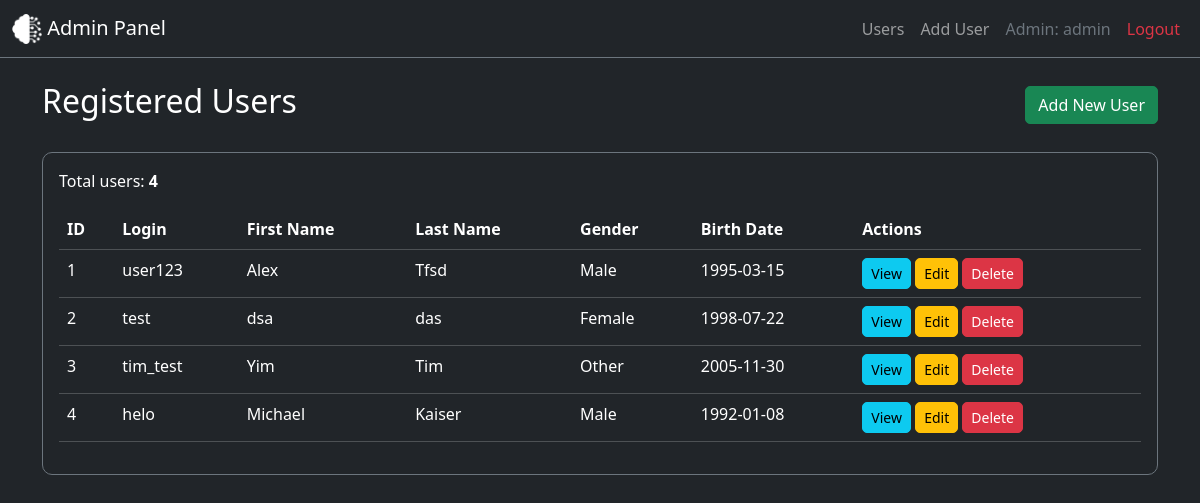
The app's page /index.php (signed in) with its own data.
### tables this page shows
CREATE TABLE `users` (
  `id` int NOT NULL,
  `login` varchar(50) NOT NULL,
  `password` varchar(255) NOT NULL,
  `first_name` varchar(100) NOT NULL,
  `last_name` varchar(100) NOT NULL,
  `gender` enum('male','female','other') NOT NULL,
  `birth_date` date NOT NULL,
  `created_at` timestamp NULL DEFAULT CURRENT_TIMESTAMP
);

### index.php (the view, shortened to what this page needs)
<?php
require_once('config.php');
$page = isset($_GET['page']) ? (int)$_GET['page'] : 1;
$limit = 10;
$offset = ($page - 1) * $limit;
$sort = isset($_GET['sort']) ? $_GET['sort'] : 'id';
$order = isset($_GET['order']) ? $_GET['order'] : 'ASC';
$count_sql = "SELECT COUNT(*) as total FROM users";
$count_result = $conn->query($count_sql);
$total_users = $count_result->fetch_assoc()['total'];
$sql = "SELECT * FROM users ORDER BY $sort $order LIMIT $limit OFFSET $offset";
$result = $conn->query($sql);
?>
<!DOCTYPE html>
<html lang="en">
<head>
    <link href="css/bootstrap.min.css" rel="stylesheet">
    <link rel="stylesheet" href="style.css">
</head>
<body class="bg-dark">
    <?php include 'header.php'; ?>
    <div class="container mt-4">
        <div class="d-flex justify-content-between align-items-center mb-4">
            <h2 class="text-white">Registered Users</h2>
            <a href="add_user.php" class="btn btn-success">Add New User</a>
        </div>
        <div class="card bg-dark border-secondary">
            <div class="card-body">
                <p class="text-white">Total users: <strong><?php echo $total_users; ?></strong></p>
                <div class="table-responsive">
                    <table class="table table-dark table-hover">
                        <thead>
                            <tr>
                                <th><a href="?sort=id&order=<?php echo ($sort == 'id' && $order == 'ASC') ? 'DESC' : 'ASC'; ?>" class="text-decoration-none text-white">ID</a></th>
                                <th><a href="?sort=login&order=<?php echo ($sort == 'login' && $order == 'ASC') ? 'DESC' : 'ASC'; ?>" class="text-decoration-none text-white">Login</a></th>
                                <th><a href="?sort=first_name&order=<?php echo ($sort == 'first_name' && $order == 'ASC') ? 'DESC' : 'ASC'; ?>" class="text-decoration-none text-white">First Name</a></th>
                                <th><a href="?sort=last_name&order=<?php echo ($sort == 'last_name' && $order == 'ASC') ? 'DESC' : 'ASC'; ?>" class="text-decoration-none text-white">Last Name</a></th>
                                <th><a href="?sort=gender&order=<?php echo ($sort == 'gender' && $order == 'ASC') ? 'DESC' : 'ASC'; ?>" class="text-decoration-none text-white">Gender</a></th>
                                <th><a href="?sort=birth_date&order=<?php echo ($sort == 'birth_date' && $order == 'ASC') ? 'DESC' : 'ASC'; ?>" class="text-decoration-none text-white">Birth Date</a></th>
                                <th>Actions</th>
                            </tr>
                        </thead>
                        <tbody>
                            <?php while($user = $result->fetch_assoc()): ?>
                            <tr>
                                <td><?php echo $user['id']; ?></td>
                                <td><?php echo $user['login']; ?></td>
                                <td><?php echo $user['first_name']; ?></td>
                                <td><?php echo $user['last_name']; ?></td>
                                <td><?php echo ucfirst($user['gender']); ?></td>
                                <td><?php echo date('Y-m-d', strtotime($user['birth_date'])); ?></td>
                                <td>
                                    <a href="user_view.php?id=<?php echo $user['id']; ?>" class="btn btn-info btn-sm">View</a>
                                    <a href="edit_user.php?id=<?php echo $user['id']; ?>" class="btn btn-warning btn-sm">Edit</a>
                                    <a href="user_delete.php?id=<?php echo $user['id']; ?>" class="btn btn-danger btn-sm" onclick="return confirm('Delete this user?')">Delete</a>
                                </td>
                            </tr>
                            <?php endwhile; ?>
                        </tbody>
                    </table>
                </div>
            </div>
        </div>
    </div>
</body>
</html>

### header.php (shortened to what this page needs)
<nav class="navbar navbar-expand-lg navbar-dark bg-dark border-bottom border-secondary">
    <div class="container-fluid">
        <a class="navbar-brand" href="index.php">
            <img src="img/icon.png" alt="Logo" width="30" height="30" class="d-inline-block align-text-top">
            Admin Panel
        </a>
        <div class="collapse navbar-collapse" id="navbarNav">
            <ul class="navbar-nav ms-auto">
                <li class="nav-item">
                    <a class="nav-link" href="index.php">Users</a>
                </li>
                <li class="nav-item">
                    <a class="nav-link" href="add_user.php">Add User</a>
                </li>
                <li class="nav-item">
                    <span class="nav-link text-secondary">Admin: <?php echo $_SESSION['admin']['username']; ?></span>
                </li>
                <li class="nav-item">
                    <a class="nav-link text-danger" href="logout.php">Logout</a>
                </li>
            </ul>
        </div>
    </div>
</nav>

### css/style.css (style rules this page uses)
body { background-color: #212529; color: #f8f9fa; min-height: 100vh; }
.bg-dark { background-color: #212529 !important; }
.card { border-radius: 10px; }
.table-dark { --bs-table-bg: #212529; --bs-table-striped-bg: #2c3034; --bs-table-hover-bg: #323539; }
.btn { border-radius: 5px; }
.navbar-brand img { filter: brightness(0) invert(1); }

### records on screen
users: id "1", login "user123", first_name "Alex", last_name "Tfsd", gender "Male", birth_date "1995-03-15"
users: id "2", login "test", first_name "dsa", last_name "das", gender "Female", birth_date "1998-07-22"
users: id "3", login "tim_test", first_name "Yim", last_name "Tim", gender "Other", birth_date "2005-11-30"
users: id "4", login "helo", first_name "Michael", last_name "Kaiser", gender "Male", birth_date "1992-01-08"

### other values on screen
$_SESSION['admin']['username'] "admin"
$total_users "4"
